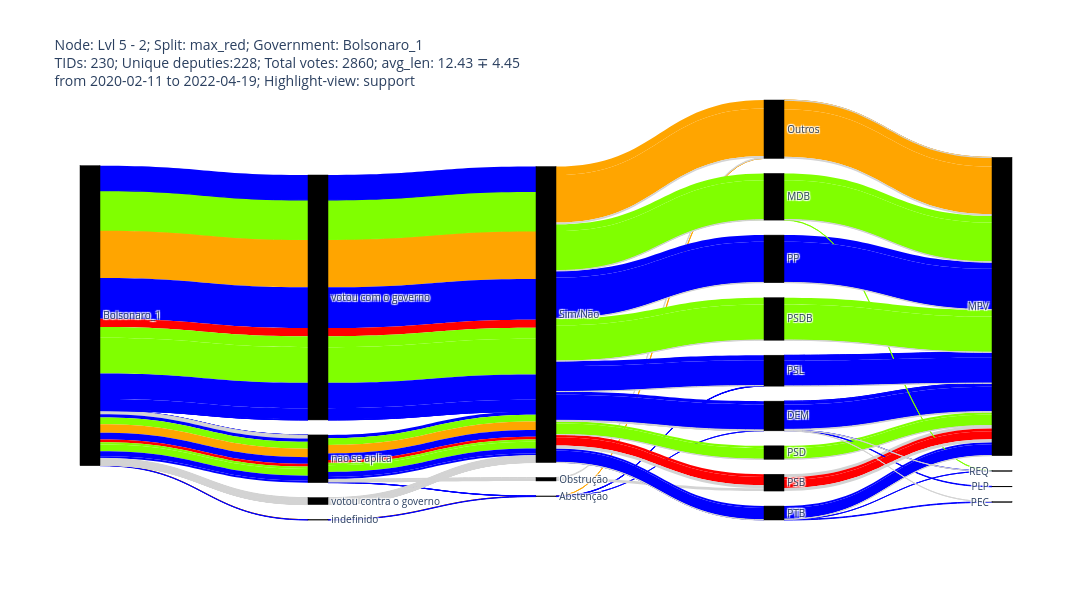

Notebook code cell kept with this figure:
### Markdown cell above
### flow label

### Code cell
# node_id = 'Lvl 1 - 0'
# node_id = 'Lvl 2 - 2'
# node_id = 'Lvl 3 - 0'
# node_id = 'Lvl 3 - 2'
# node_id = 'Lvl 3 - 4'
# node_id = 'Lvl 4 - 1'
# node_id = 'Lvl 4 - 2'
# node_id = 'Lvl 4 - 3'
# node_id = 'Lvl 5 - 0'
# node_id = 'Lvl 5 - 1'
node_id = 'Lvl 5 - 2'
# node_id = 'Lvl 5 - 3'
# node_id = 'Lvl 5 - 4'
# node_id = 'Lvl 5 - 5'
# node_id = 'Lvl 5 - 7'
# node_id = 'Lvl 5 - 8'
# node_id = 'Lvl 5 - 9'
# node_id = 'Lvl 6 - 1'
# node_id = 'Lvl 7 - 0'
lc = {
      # 'votou contra o governo->Extrema-esquerda':'red',
      # 'votou contra o governo->Esquerda':'red',
      # 'votou contra o governo->Centro->':'#80FF00',
      # 'votou contra o governo->Centro-direita->':'#A4BCFF',
      # 'votou contra o governo->Direita':'blue',
      # 'votou contra o governo->Extrema-direita':'blue',
      'votou contra o governo->Sim->Extrema-esquerda->':'red',
      'votou contra o governo->Não->Extrema-esquerda->':'red',
      'votou contra o governo->Sim->Esquerda->':'red',
      'votou contra o governo->Não->Esquerda->':'red',
      'votou contra o governo->Sim->Centro-esquerda->':'red',
      'votou contra o governo->Não->Centro-esquerda->':'red',

      'votou contra o governo->Sim->Centro->':'#80FF00',
      'votou contra o governo->Não->Centro->':'#80FF00',

      'votou contra o governo->Sim->Centro-direita->':'blue',
      'votou contra o governo->Não->Centro-direita->':'blue',
      'votou contra o governo->Sim->Direita->':'blue',
      'votou contra o governo->Não->Direita->':'blue',
      'votou contra o governo->Sim->Extrema-direita->':'blue',
      'votou contra o governo->Não->Extrema-direita->':'blue',

      'nao se aplica->Obstrução->Extrema-esquerda->':'red',
      'nao se aplica->Obstrução->Esquerda->':'red',
      'nao se aplica->Obstrução->Centro-esquerda->':'red',

      'nao se aplica->Obstrução->Centro->':'#80FF00',

      'nao se aplica->Obstrução->Centro-direita->':'blue',
      'nao se aplica->Obstrução->Direita->':'blue',
      'nao se aplica->Obstrução->Extrema-direita->':'blue',
      }

# plot_sankey_flow(TreeNode.df_dict.copy(), df.copy(), ['governo', 'alinhamento', 'voto', 'tipoProposicao', 'partido'], node_id, strat_split)
# plot_sankey_flow(TreeNode.df_dict.copy(), df.copy(), ['governo', 'alinhamento', 'voto', 'esp_pol_partido', 'partido', 'tipoProposicao'], node_id, strat_split,
                #  name_test_government, lc=lc, atts_to_gorup={'atts': ['partido','tipoProposicao'], 'thres': 10}, width=1100, height=600)

# opposition, support
print(df.columns)
plot_sankey_flow(TreeNode.df_dict.copy(), df.copy(), ['governo', 'alinhamento', 'voto', 'partido', 'tipoProposicao'], node_id, strat_split,
                 name_test_government, lc='support', atts_to_gorup={'atts': ['partido','tipoProposicao'], 'thres': 10}, width=1100, height=600)

### Figure 1 — Plotly figure (JSON) as saved in the notebook; plotly's stock layout.template omitted (floating-point values rounded to 4 significant figures; data arrays with more than 128 entries replaced by an {"elided": "..."} marker saying what was removed)
{"data": [{"arrangement": "snap", "link": {"color": {"elided": "160 str values"}, "customdata": {"elided": "160x2 float values"}, "hovercolor": "red", "hovertemplate": "Source: %{source.label}<br />Target: %{target.label}<br />#_votes: %{customdata[0]}<br />%_flow: %{value}<br />%_flow_att: %{customdata[1]}%<br />Flow: %{label}<br /><extra></extra>", "label": {"elided": "160 str values"}, "source": {"elided": "160 int values"}, "target": {"elided": "160 int values"}, "value": {"elided": "160 float values"}}, "node": {"color": "black", "label": ["Bolsonaro_1", "votou com o governo", "nao se aplica", "votou contra o governo", "indefinido", "Sim/Não", "Obstrução", "Abstenção", "DEM", "MDB", "Outros", "PSDB", "PP", "PTB", "PSB", "PSL", "PSD", "MPV", "REQ", "PEC", "PLP"], "line": {"color": "black", "width": 0.5}, "pad": 15, "thickness": 20}, "orientation": "h", "type": "sankey", "valueformat": ".2f", "valuesuffix": "%"}], "layout": {"font": {"size": 10}, "height": 600, "title": {"text": "Node: Lvl 5 - 2; Split: max_red; Government: Bolsonaro_1<br>TIDs: 230; Unique deputies:228; Total votes: 2860; avg_len: 12.43 &#x2213; 4.45<br>from 2020-02-11 to 2022-04-19; Highlight-view: support"}, "width": 1100}}
